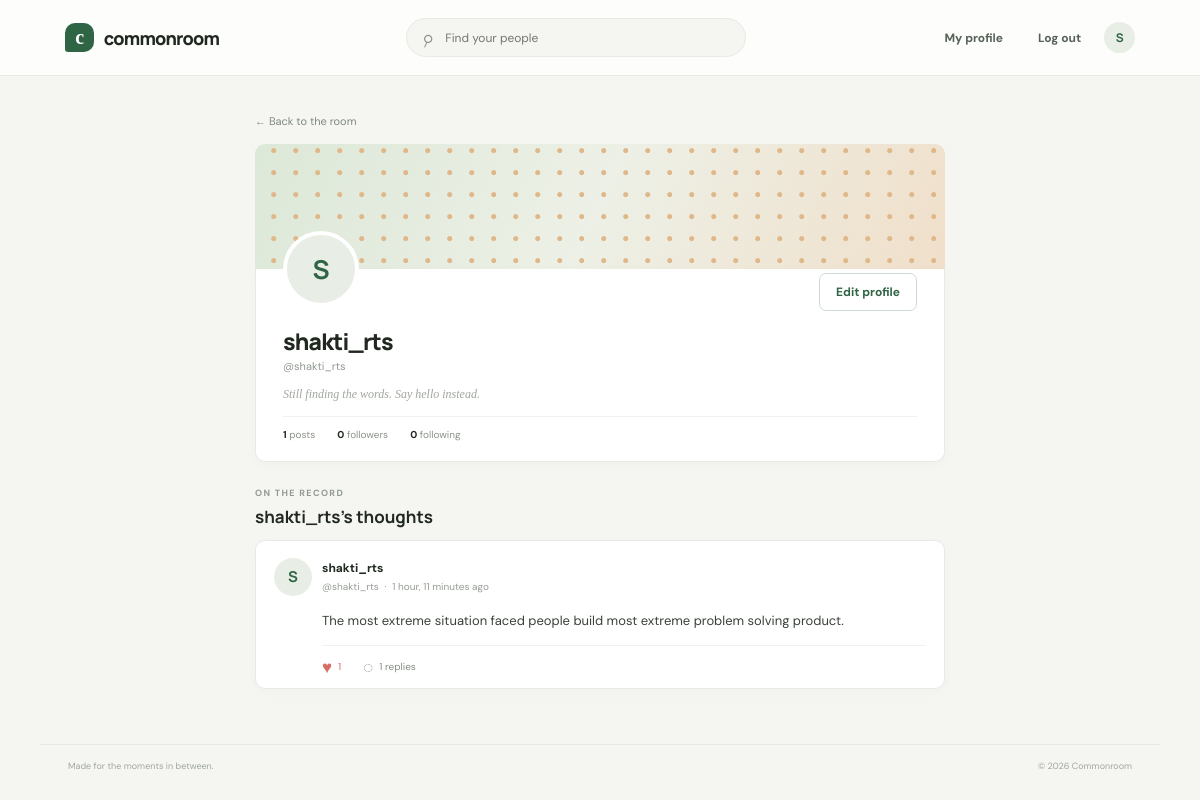
The app's page /profile/shakti_rts/ (signed in) with its own data.
### network/models.py (models this page shows, shortened)
class Post(models.Model):
    author = models.ForeignKey(settings.AUTH_USER_MODEL, on_delete=models.CASCADE, related_name="posts")
    body = models.TextField(max_length=1000)
    image_url = models.URLField(blank=True)
    created_at = models.DateTimeField(auto_now_add=True, db_index=True)
    class Meta:
        ordering = ["-created_at"]

### network/views.py (the view)
# urls.py: path("profile/<str:username>/", views.profile, name="profile"),
def profile(request, username):
    profile_user = get_object_or_404(User.objects.select_related("profile"), username=username)
    posts = _posts_for(request.user).filter(author=profile_user)
    is_following = False
    if request.user.is_authenticated and request.user != profile_user:
        is_following = Follow.objects.filter(follower=request.user, followed=profile_user).exists()
    context = {
        "profile_user": profile_user,
        "posts": posts,
        "is_following": is_following,
        "follower_count": profile_user.followers.count(),
        "following_count": profile_user.following.count(),
        "post_count": profile_user.posts.count(),
    }
    return render(request, "network/profile.html", context)

### network/views.py (called while the page is built)
def _posts_for(user=None):
    posts = Post.objects.select_related("author", "author__profile").prefetch_related(
        Prefetch("comments", queryset=Comment.objects.select_related("author", "author__profile")),
    ).annotate(like_count=Count("likes", distinct=True), comment_count=Count("comments", distinct=True))
    if user and user.is_authenticated:
        posts = posts.annotate(
            liked_by_viewer=Exists(Like.objects.filter(post=OuterRef("pk"), user=user))
        )
    return posts

### network/templates/network/profile.html (shortened to what this page needs)
{% extends "network/base.html" %}
{% block content %}
<div class="profile-layout">
  <section class="profile-main">
    <a class="back-link" href="{% url 'feed' %}">← Back to the room</a>
    <div class="profile-cover"></div>
    <div class="profile-card card">
      <div class="profile-topline">
        <div class="avatar profile-avatar">{% if profile_user.profile.avatar_url %}<img src="{{ profile_user.profile.avatar_url }}" alt="">{% else %}{{ profile_user.username|slice:":1"|upper }}{% endif %}</div>
        {% if user == profile_user %}<a class="button button-outline" href="{% url 'edit_profile' %}">Edit profile</a>{% else %}<a class="button button-dark" href="{% url 'login' %}">Follow <span>＋</span></a>{% endif %}
      </div>
      <h1>{{ profile_user.get_full_name|default:profile_user.username }}</h1><p class="profile-handle">@{{ profile_user.username }}</p>
      {% if profile_user.profile.bio %}<p class="profile-bio">{{ profile_user.profile.bio }}</p>{% else %}<p class="profile-bio muted">Still finding the words. Say hello instead.</p>{% endif %}
      <div class="profile-stats"><span><strong>{{ post_count }}</strong> posts</span><span><strong>{{ follower_count }}</strong> followers</span><span><strong>{{ following_count }}</strong> following</span></div>
    </div>
    <div class="profile-post-heading"><p class="eyebrow">ON THE RECORD</p><h2>{{ profile_user.username }}’s thoughts</h2></div>
    {% for post in posts %}
      <article class="post-card card">
        <div class="post-head"><a class="avatar" href="{% url 'profile' profile_user.username %}">{{ profile_user.username|slice:":1"|upper }}</a><div class="author-meta"><a href="{% url 'profile' profile_user.username %}" class="author-name">{{ profile_user.get_full_name|default:profile_user.username }}</a><span>@{{ profile_user.username }} <i>·</i> {{ post.created_at|timesince }} ago</span></div></div>
        <div class="post-copy">{{ post.body|linebreaksbr }}</div>
        <div class="post-actions"><form method="post" action="{% url 'toggle_like' post.id %}">{% csrf_token %}<input type="hidden" name="next" value="{{ request.get_full_path }}"><button class="action-button {% if post.liked_by_viewer %}liked{% endif %}" type="submit"><span>{% if post.liked_by_viewer %}♥{% else %}♡{% endif %}</span> {{ post.like_count }}</button></form><button class="action-button comment-toggle" type="button" aria-expanded="false"><span>◌</span> {{ post.comment_count }} replies</button></div>
      </article>
    {% empty %}<div class="empty-state card"><span>✳</span><h2>Nothing on the record yet.</h2><p>When {{ profile_user.username }} shares a thought, you’ll find it here.</p></div>{% endfor %}
  </section>
</div>
{% endblock %}

### network/templates/network/base.html (shortened to what this page needs)
{% load static %}
<!doctype html>
<html lang="en">
<head>
  <link rel="stylesheet" href="{% static 'network/styles.css' %}">
</head>
<body>
  <header class="topbar">
    <a class="brand" href="{% url 'feed' %}" aria-label="Commonroom home"><span class="brand-mark">c</span><span>commonroom</span></a>
    <form class="search-box" action="{% url 'feed' %}" method="get">
      <span aria-hidden="true">⌕</span><input name="q" value="{{ search_query }}" placeholder="Find your people" aria-label="Search the community">
    </form>
    <nav class="top-actions" aria-label="Account">
      {% if user.is_authenticated %}
        <a class="button button-quiet desktop-link" href="{% url 'profile' user.username %}">My profile</a>
        <form action="{% url 'logout' %}" method="post">{% csrf_token %}<button class="button button-quiet" type="submit">Log out</button></form>
        <a class="avatar avatar-small" href="{% url 'profile' user.username %}">{{ user.username|slice:":1"|upper }}</a>
      {% else %}
        <a class="button button-quiet" href="{% url 'login' %}">Log in</a><a class="button button-dark" href="{% url 'signup' %}">Join the room <span>↗</span></a>
      {% endif %}
    </nav>
  </header>
  <main class="page-shell">{% block content %}{% endblock %}</main>
  <footer class="site-footer"><span>Made for the moments in between.</span><span>© {% now "Y" %} Commonroom</span></footer>
</body>
</html>

### records on screen
Post: created_at "1 hour, 11 minutes", body "The most extreme situation faced people build most extreme problem solving product.", like_count "1", comment_count "1"

### other values on screen
{{ user.username|slice:":1"|upper }} "S"
{{ profile_user.username|slice:":1"|upper }} "S"
{{ profile_user.get_full_name|default:profile_user.username }} "shakti_rts"
{{ profile_user.username }} "shakti_rts"
{{ post_count }} "1"
{{ follower_count }} "0"
{{ following_count }} "0"
